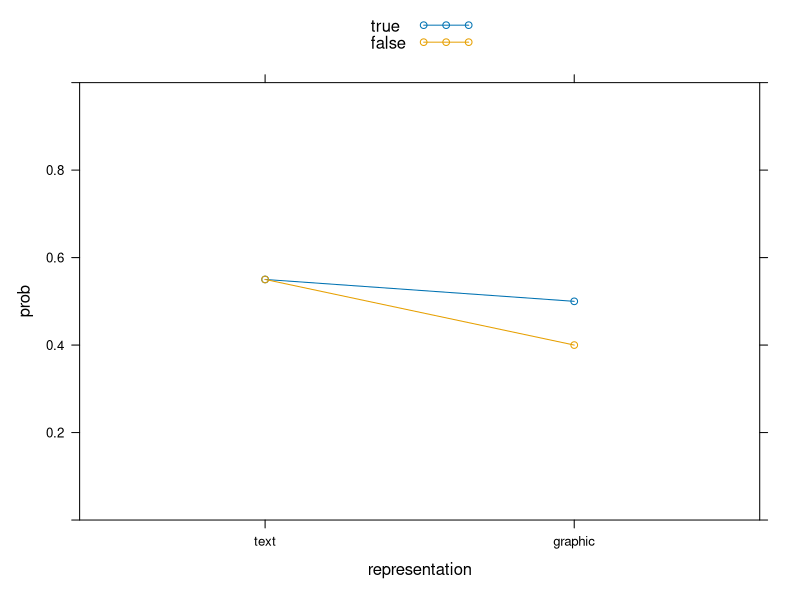

The R script that drew this image: (Note: a time limit stopped this script after it produced the figure.)
# Load packages
library(lme4)
library(lattice)

set.seed(1451)

# Hypothesis: 0.1 probability difference for true vs. false for graphic representation
design <- data.frame(representation = factor(rep(c("text", "graphic"), each = 2),
                                             levels = c("text", "graphic")),
                     veracity = factor(rep(c("true", "false"), 2),
                                       levels = c("true", "false")),
                     prob = c(0.55, 0.55, 0.50, 0.40))

xyplot(prob ~ representation, data = design, groups = veracity,
       type = "b", ylim = 0:1, auto.key=list(space="top"))

# Fixed effects
X <- model.matrix( ~ representation * veracity, data = design)
fix <- as.vector(solve(X) %*% qlogis(design$prob))

# Random effects (taken from previous study)
ran <- c(0.5, 0.5, 0.5, 0.3, 0.3, 0.5)

# Simulate data
n <- 150

dat <- data.frame(
    id              = factor(rep(1:n, each = 25)),
    item            = factor(paste(rep(1:5, each = 25), 1:25, sep = ":")),
    representation  = factor(rep(c("text", "graphic"), each = 25)),
    veracity        = factor(rep(c("true", "false"), c(15, 10)))
)

dat$representation <- relevel(dat$representation, ref = "text")
dat$veracity <- relevel(dat$veracity, ref = "true")

# Create dummy coded variable
dat$representation <- as.vector(dummy(dat$representation))
dat$veracity <- as.vector(dummy(dat$veracity))

# Power simulation

get_model <- function(sim) {
  glmer(sim ~ representation * veracity +
        (veracity | id) + (representation | item), dat,
        family = binomial, control = glmerControl(calc.derivs = FALSE))
}

models <- xfun::cache_rds({
  sim <- simulate( ~ representation * veracity +
                  (veracity | id) + (representation | item),
                  newdata   = dat,
                  newparams = list(beta = fix, theta = ran),
                  family    = binomial,
                  nsim      = 1000)
  sapply(sim, get_model)  # ATTENTION: Runs for quite some time!
})

# Power
pval <- sapply(models,
  function(x) summary(x)$coef[4, "Pr(>|z|)"])

mean(pval < 0.05)
# 0.475

# Parameter recovery
mean(sapply(models, function(x) fixef(x)[4]))
# -0.4021842

# Bootstrap SE
sd(sapply(models, fixef)[4, ])
# 0.2114566

# Mean SE of Wald test
mean(sapply(models, function(x) summary(x)$coef[4, "Std. Error"]))
# 0.2094047
